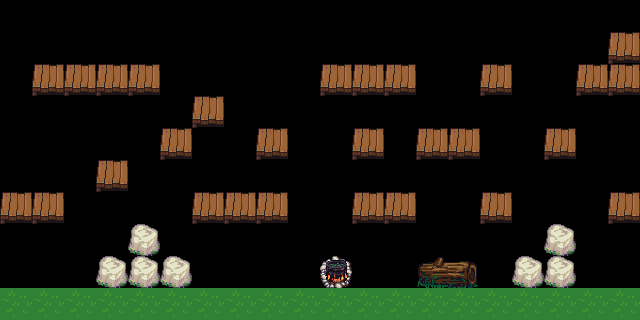

This game map was drawn from its Tiled (.tmx) file and the tilesets committed beside it. A one-line description and the trimmed map source follow:
An orthogonal 20x10 tile map with 32x32 px tiles, 1 tile layer (map).

<map version="1.0" orientation="orthogonal" width="20" height="10" tilewidth="32" tileheight="32">
 <tileset firstgid="1" name="forest_tiles" tilewidth="32" tileheight="32">
  <image source="forest_tiles.png" width="512" height="512" />
  <tile id="0">
   <properties>
    <property name="bottom" value="True" />
    <property name="left" value="True" />
    <property name="right" value="True" />
    <property name="top" value="True" />
   </properties>
  </tile>
  <tile id="27">
   <properties>
    <property name="bottom" value="True" />
    <property name="left" value="True" />
    <property name="right" value="True" />
    <property name="top" value="True" />
   </properties>
  </tile>
  <tile id="55">
   <properties>
    <property name="bottom" value="True" />
    <property name="left" value="True" />
    <property name="right" value="True" />
    <property name="top" value="True" />
   </properties>
  </tile>
  <tile id="56">
   <properties>
    <property name="bottom" value="True" />
    <property name="left" value="True" />
    <property name="right" value="True" />
    <property name="top" value="True" />
   </properties>
  </tile>
  <tile id="82">
   <properties>
    <property name="bottom" value="True" />
    <property name="left" value="True" />
    <property name="right" value="True" />
    <property name="top" value="True" />
   </properties>
  </tile>
  <tile id="102">
   <properties>
    <property name="bottom" value="True" />
    <property name="left" value="True" />
    <property name="right" value="True" />
    <property name="top" value="True" />
   </properties>
  </tile>
  <tile id="122">
   <properties>
    <property name="free_space" value="True" />
   </properties>
  </tile>
 </tileset>
 <layer name="map" width="20" height="10">
  <data>[200 cells, 199 non-empty, 7 distinct tile ids]</data>
 </layer>
</map>
